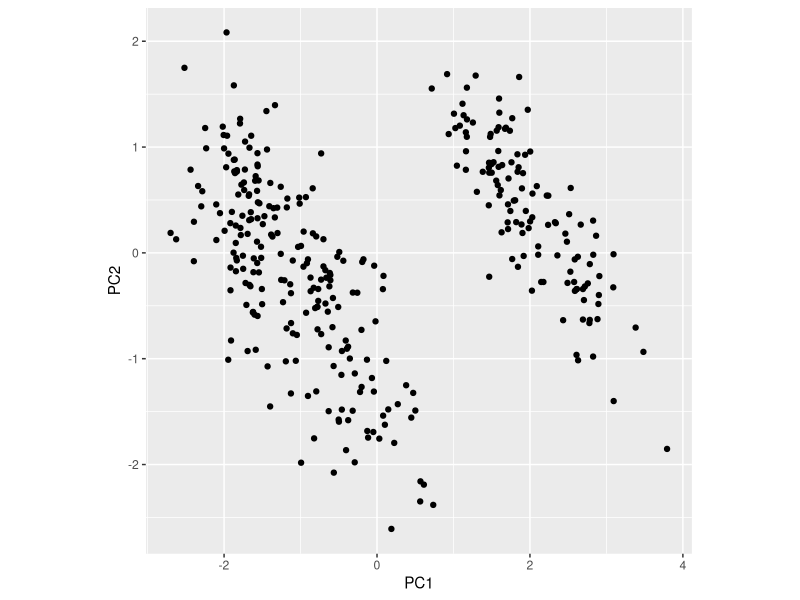

This figure's R source: (Note: this script raises an error after producing the figure.)
# Generate the 2D plane of PCA and plot with data

library(tidyverse)
library(palmerpenguins)
penguins <- penguins %>% filter(!is.na(bill_length_mm)) 
penguins_sub <- penguins[,c(1, 3:6)] %>% 
  mutate(across(where(is.numeric),  ~ scale(.)[,1])) %>%
  rename(bl = bill_length_mm,
         bd = bill_depth_mm,
         fl = flipper_length_mm,
         bm = body_mass_g)

# Calculate PCA
penguins_pca <- prcomp(penguins_sub[,2:5], scale=FALSE)
ggplot(as_tibble(penguins_pca$x), aes(x=PC1, y=PC2)) + 
  geom_point() +
  theme(aspect.ratio=1)

# Create 4 points on corners of plane on first two PCs
penguins_m <- penguins_sub %>%
  summarise_if(is.numeric, mean)
# corners: -1, -1
#          -1, 1
#           1, -1
#           1, 1
penguins_pc_plane <- bind_rows(penguins_m,
                               penguins_m,
                               penguins_m,
                               penguins_m)
penguins_pc_plane[1,] <- penguins_pc_plane[1,]-
  3*penguins_pca$rotation[,1]-3*penguins_pca$rotation[,2]
penguins_pc_plane[2,] <- penguins_pc_plane[2,]-
  3*penguins_pca$rotation[,1]+3*penguins_pca$rotation[,2]
penguins_pc_plane[3,] <- penguins_pc_plane[3,]+
  3*penguins_pca$rotation[,1]-3*penguins_pca$rotation[,2]
penguins_pc_plane[4,] <- penguins_pc_plane[4,]+
  3*penguins_pca$rotation[,1]+3*penguins_pca$rotation[,2]

penguins_pc_plane <- bind_rows(penguins_pc_plane, penguins_sub[,2:5])
penguins_pc_plane_edges <- as.matrix(data.frame(from = c(1, 1, 2, 3),
                                  to = c(2, 3, 4, 4)))
col <- c(rep("orange", 4), rep("black", nrow(penguins_sub)))
lcol <- c(rep("orange", 4), rep("black", nrow(penguins_sub)))
animate_xy(penguins_pc_plane, col=col, 
           edges=penguins_pc_plane_edges,
           edges.col=lcol, axes="bottomleft")

render_gif(penguins_pc_plane, grand_tour(), 
           display_xy(col=col, 
                      edges=penguins_pc_plane_edges,
                      edges.col=lcol, axes="bottomleft"), 
           "penguins_pca_plane.gif", apf=1/5, 
           frames=100, width=300, height=300)
